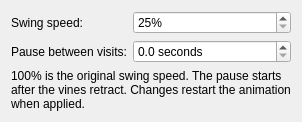
<?xml version="1.0" encoding="UTF-8"?>
<ui version="4.0">
 <class>JungleVinesConfig</class>
 <widget class="QWidget" name="JungleVinesConfig">
  <layout class="QFormLayout" name="formLayout">
   <item row="0" column="0"><widget class="QLabel" name="speedLabel">
    <property name="text"><string>Swing speed:</string></property>
    <property name="buddy"><cstring>kcfg_SwingSpeed</cstring></property>
   </widget></item>
   <item row="0" column="1"><widget class="QSpinBox" name="kcfg_SwingSpeed">
    <property name="minimum"><number>25</number></property>
    <property name="maximum"><number>300</number></property>
    <property name="singleStep"><number>25</number></property>
    <property name="suffix"><string>%</string></property>
   </widget></item>
   <item row="1" column="0"><widget class="QLabel" name="pauseLabel">
    <property name="text"><string>Pause between visits:</string></property>
    <property name="buddy"><cstring>kcfg_PauseSeconds</cstring></property>
   </widget></item>
   <item row="1" column="1"><widget class="QDoubleSpinBox" name="kcfg_PauseSeconds">
    <property name="minimum"><double>0.0</double></property>
    <property name="maximum"><double>3600.0</double></property>
    <property name="decimals"><number>1</number></property>
    <property name="singleStep"><double>1.0</double></property>
    <property name="suffix"><string> seconds</string></property>
   </widget></item>
   <item row="2" column="0" colspan="2"><widget class="QLabel" name="description">
    <property name="text"><string>100% is the original swing speed. The pause starts after the vines retract. Changes restart the animation when applied.</string></property>
    <property name="wordWrap"><bool>true</bool></property>
   </widget></item>
  </layout>
 </widget>
 <resources/>
 <connections/>
</ui>
